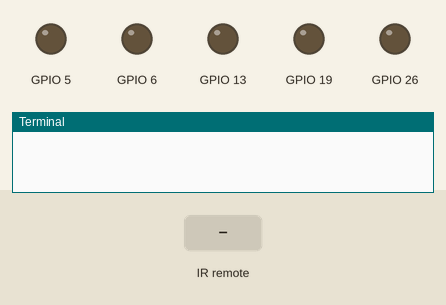
Recording of a program running on a simulated Raspberry Pi (BCM pin numbers). On the bench: output pins drawn as LEDs (lit = HIGH), the last lines printed to the terminal. Inputs (shaded band) come from the test bench.

Above: at 1.2 s.
1.3 s: remote-control key "1" pressed
At 1.6 s:
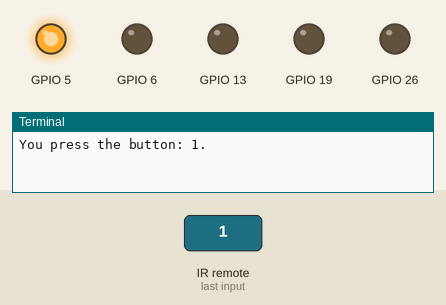
2.8 s: remote-control key "2" pressed
At 3.9 s:
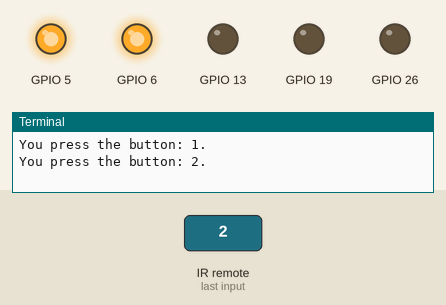
4.3 s: remote-control key "3" pressed
At 5.1 s:
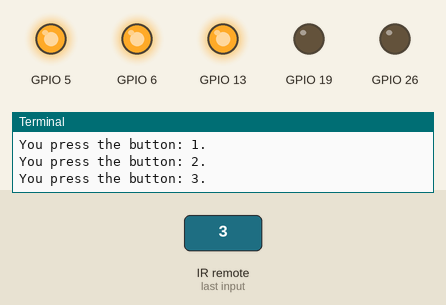
5.8 s: remote-control key "4" pressed
At 6.2 s:
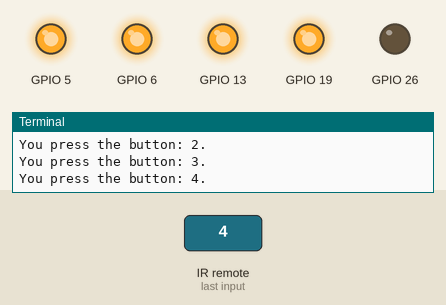
7.3 s: remote-control key "5" pressed
At 8.6 s:
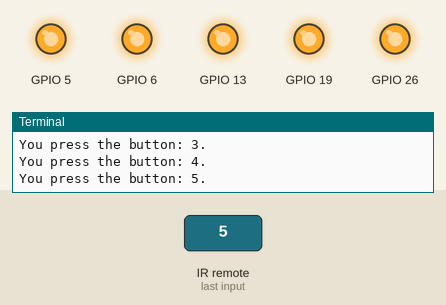
Timing chart, 0 to 9.8 s (numbered marks = the images above; inputs shaded):
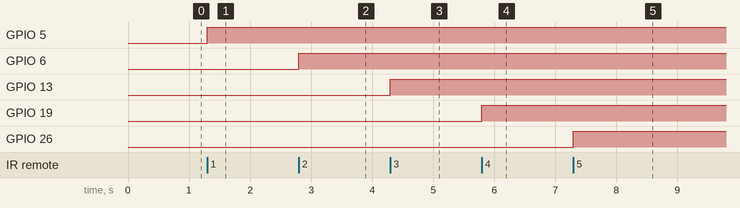

Measured:
- after the input at 1.3 s, GPIO 5: LOW → HIGH at once
- after the input at 2.8 s, GPIO 6: LOW → HIGH at once
- after the input at 4.3 s, GPIO 13: LOW → HIGH at once
- after the input at 5.8 s, GPIO 19: LOW → HIGH at once
- after the input at 7.3 s, GPIO 26: LOW → HIGH at once

The program:

lirc_test.py
```python
#硬件：RaspiberryPi 4B  + 红外接收模块
#连接方式： pin1(3_3V) --- 红外 VCC
#          pin11(BCM:GPIO17) --- 红外DO
#          GND OV (board:pin39) ---  红外GND
#内容: 运行程序，按红外遥控器12345按键，检查GPIO对应的状态

from time import sleep
import lirc
import RPi.GPIO as GPIO

def GPIO_Setup(Pin):
    """设置对应GPIO输出模式并且输出为1"""
    GPIO.setmode(GPIO.BCM)
    GPIO.setup(Pin,GPIO.OUT)
    GPIO.output(Pin,GPIO.HIGH)

sockid = lirc.init("myprogram", blocking=False)

while True:
    try:
        code_ir = lirc.nextcode()
        if code_ir == [u'1']:
            print(f"You press the button: {code_ir[0]}.")
            GPIO_Setup(5)
        elif code_ir == [u'2']:
            print(f"You press the button: {code_ir[0]}.")
            GPIO_Setup(6)
        elif code_ir == [u'3']:
            print(f"You press the button: {code_ir[0]}.")
            GPIO_Setup(13)
        elif code_ir == [u'4']:
            print(f"You press the button: {code_ir[0]}.")
            GPIO_Setup(19)
        elif code_ir == [u'5']:
            print(f"You press the button: {code_ir[0]}.")
            GPIO_Setup(26)
        elif code_ir == [u'"EQ"']:
            print('User Quit.')
            break

    except KeyboardInterrupt:
        break

lirc.deinit()
GPIO.cleanup()
```
